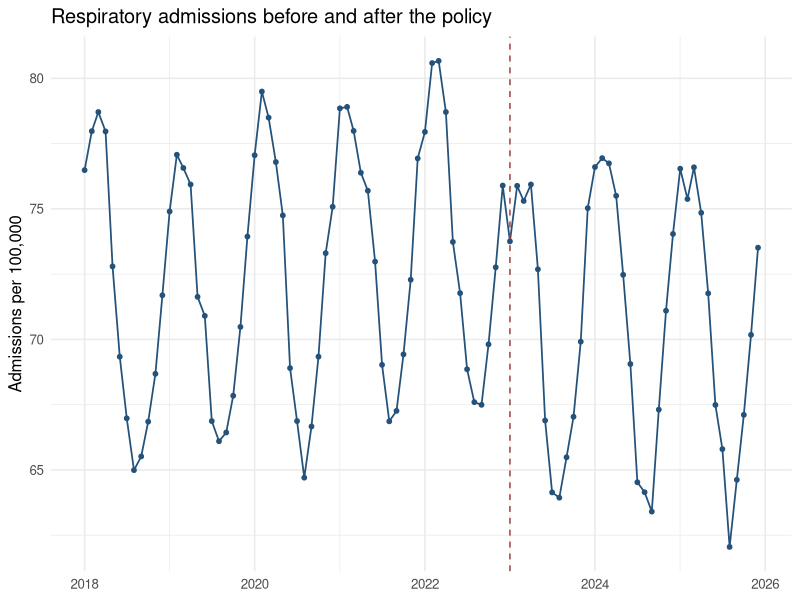
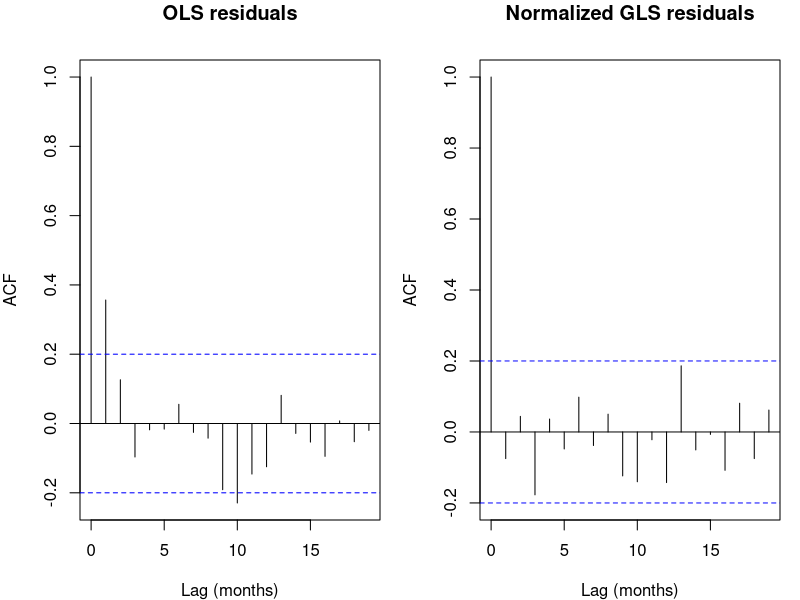
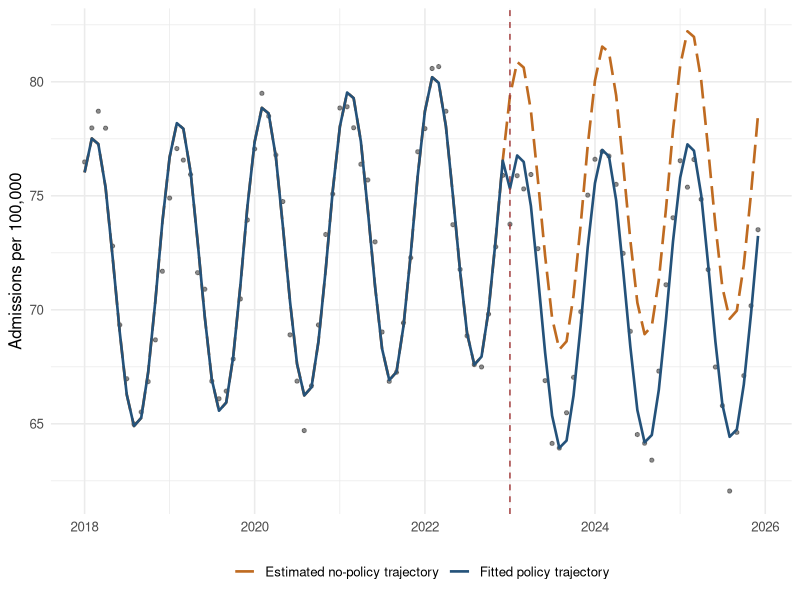

Write R code to recreate these figures, in order.
## ---- chunk 1
#| label: simulate-its-data
library(ggplot2)
library(nlme)

set.seed(20260730)

n_months <- 96L
interruption_time <- 61L

time <- seq_len(n_months)
date <- seq(as.Date("2018-01-01"), by = "month", length.out = n_months)
intervention <- as.integer(time >= interruption_time)
time_after <- pmax(0L, time - interruption_time)
season_sin <- sin(2 * pi * time / 12)
season_cos <- cos(2 * pi * time / 12)

ar1_error <- as.numeric(
  arima.sim(model = list(ar = 0.55), n = n_months, sd = 1)
)

admissions_rate <- 70 +
  0.08 * time -
  4 * intervention -
  0.10 * time_after +
  6 * season_sin +
  2 * season_cos +
  ar1_error

its_data <- data.frame(
  date,
  time,
  intervention,
  time_after,
  season_sin,
  season_cos,
  admissions_rate
)

stopifnot(
  nrow(its_data) == 96L,
  all(diff(its_data$date) > 0),
  its_data$intervention[interruption_time] == 1L,
  its_data$time_after[interruption_time] == 0L,
  all(is.finite(its_data$admissions_rate))
)
## ---- chunk 2
#| label: fig-its-raw
#| fig-cap: "Simulated monthly respiratory emergency-admission rates. The dashed line marks the clean-air policy."
#| fig-height: 4.8
ggplot(its_data, aes(x = date, y = admissions_rate)) +
  geom_line(linewidth = 0.6, colour = "#24527a") +
  geom_point(size = 1.3, colour = "#24527a") +
  geom_vline(
    xintercept = its_data$date[interruption_time],
    linetype = "dashed",
    colour = "#a23b3b"
  ) +
  labs(
    x = NULL,
    y = "Admissions per 100,000",
    title = "Respiratory admissions before and after the policy"
  ) +
  theme_minimal(base_size = 12)
## ---- chunk 3
#| label: fit-its-models
its_formula <- admissions_rate ~
  time + intervention + time_after + season_sin + season_cos

ols_fit <- lm(its_formula, data = its_data)

gls_fit <- gls(
  its_formula,
  data = its_data,
  correlation = corAR1(form = ~ time),
  method = "REML"
)

ols_terms <- coef(summary(ols_fit))[c("intervention", "time_after"), ]
gls_terms <- summary(gls_fit)$tTable[c("intervention", "time_after"), ]

model_comparison <- data.frame(
  Model = rep(c("OLS", "GLS with AR(1) errors"), each = 2),
  Term = rep(c("Immediate level change", "Monthly trend change"), times = 2),
  Estimate = c(ols_terms[, "Estimate"], gls_terms[, "Value"]),
  `Standard error` = c(ols_terms[, "Std. Error"], gls_terms[, "Std.Error"]),
  `p-value` = c(ols_terms[, "Pr(>|t|)"], gls_terms[, "p-value"]),
  check.names = FALSE
)

knitr::kable(
  model_comparison,
  digits = 3,
  caption = "The intervention terms from the introductory OLS and primary GLS models."
)
## ---- chunk 4
#| label: fig-its-residual-acf
#| fig-cap: "Residual autocorrelation before and after modelling AR(1) errors."
#| fig-height: 4.4
#| fig-width: 8
old_par <- par(mfrow = c(1, 2), mar = c(4, 4, 3, 1))

acf(
  residuals(ols_fit),
  main = "OLS residuals",
  xlab = "Lag (months)"
)
acf(
  residuals(gls_fit, type = "normalized"),
  main = "Normalized GLS residuals",
  xlab = "Lag (months)"
)

par(old_par)
## ---- chunk 5
#| label: its-effect-horizons
beta_hat <- coef(gls_fit)
beta_vcov <- vcov(gls_fit)

effect_at_horizon <- function(h) {
  weights <- c(intervention = 1, time_after = h)
  relevant_vcov <- beta_vcov[names(weights), names(weights), drop = FALSE]
  estimate <- sum(weights * beta_hat[names(weights)])
  standard_error <- sqrt(
    as.numeric(t(weights) %*% relevant_vcov %*% weights)
  )

  c(
    Estimate = estimate,
    `Standard error` = standard_error,
    `Lower 95% CI` = estimate - qnorm(0.975) * standard_error,
    `Upper 95% CI` = estimate + qnorm(0.975) * standard_error
  )
}

horizons <- c(0, 12, 24)
effect_table <- as.data.frame(
  t(vapply(horizons, effect_at_horizon, numeric(4)))
)
effect_table <- cbind(
  Horizon = c("Immediate", "12 months", "24 months"),
  effect_table
)

stopifnot(
  all(is.finite(as.matrix(effect_table[-1]))),
  beta_hat[["intervention"]] < 0,
  beta_hat[["time_after"]] < 0
)

knitr::kable(
  effect_table,
  digits = 2,
  caption = "Estimated change in admissions per 100,000 relative to the no-policy trajectory."
)
## ---- chunk 6
#| label: fig-its-counterfactual
#| fig-cap: "Observed admissions, the fitted policy trajectory, and the estimated trajectory without the policy."
#| fig-height: 5.2
counterfactual_data <- transform(
  its_data,
  intervention = 0L,
  time_after = 0L
)

its_data$fitted_policy <- as.numeric(predict(gls_fit, newdata = its_data))
its_data$counterfactual <- as.numeric(
  predict(gls_fit, newdata = counterfactual_data)
)

plot_data <- rbind(
  data.frame(
    date = its_data$date,
    series = "Fitted policy trajectory",
    value = its_data$fitted_policy
  ),
  data.frame(
    date = its_data$date,
    series = "Estimated no-policy trajectory",
    value = its_data$counterfactual
  )
)

ggplot(its_data, aes(x = date, y = admissions_rate)) +
  geom_point(size = 1.1, alpha = 0.65, colour = "#4d4d4d") +
  geom_line(
    data = plot_data,
    aes(y = value, colour = series, linetype = series),
    linewidth = 0.9
  ) +
  geom_vline(
    xintercept = its_data$date[interruption_time],
    linetype = "dashed",
    colour = "#a23b3b"
  ) +
  scale_colour_manual(
    values = c(
      "Fitted policy trajectory" = "#24527a",
      "Estimated no-policy trajectory" = "#bf6b21"
    )
  ) +
  scale_linetype_manual(
    values = c(
      "Fitted policy trajectory" = "solid",
      "Estimated no-policy trajectory" = "longdash"
    )
  ) +
  labs(
    x = NULL,
    y = "Admissions per 100,000",
    colour = NULL,
    linetype = NULL
  ) +
  theme_minimal(base_size = 12) +
  theme(legend.position = "bottom")
